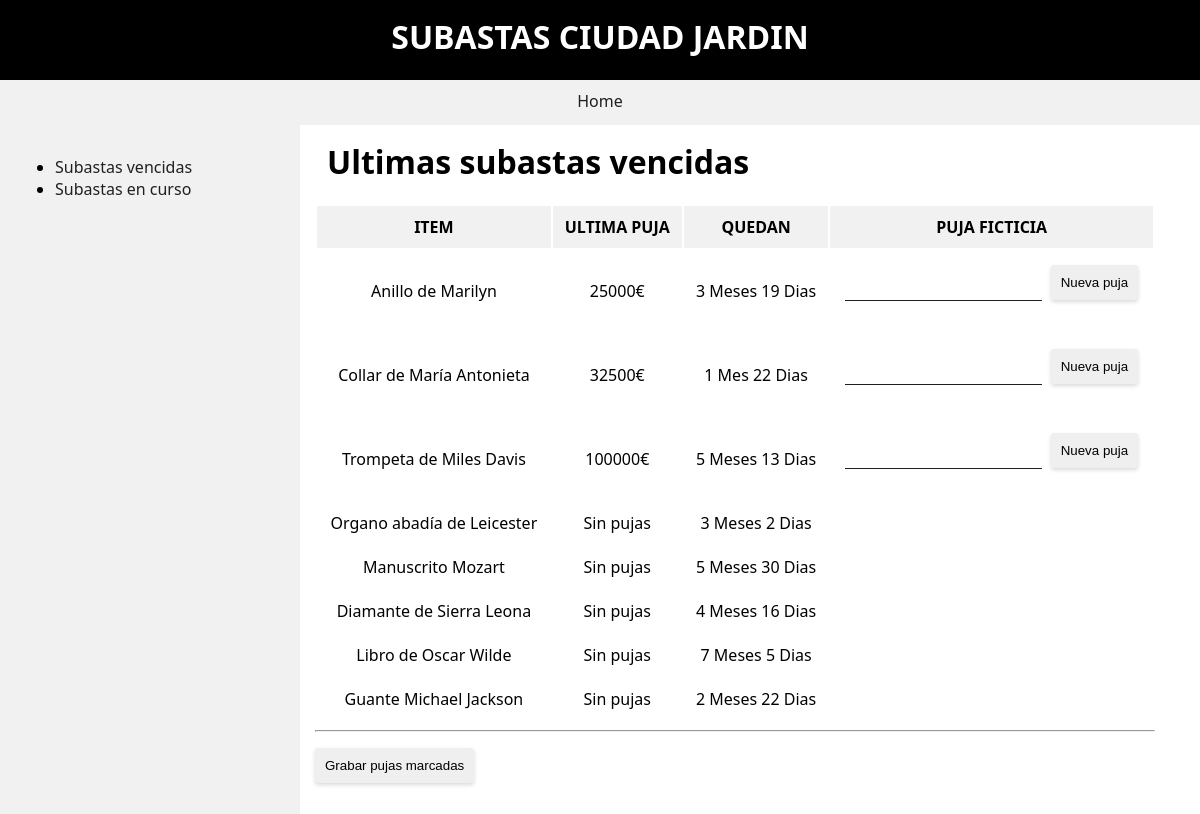
/php/_EXAMEN_/subastas_vigentes.php, run on the app's committed database.
### tables this page shows
CREATE TABLE `items` (
  `id` int(11) NOT NULL,
  `id_cat` int(11) NOT NULL,
  `id_user` int(11) NOT NULL,
  `nombre` varchar(50) NOT NULL,
  `preciopartida` float NOT NULL,
  `descripcion` varchar(200) NOT NULL,
  `fechafin` datetime NOT NULL
);

CREATE TABLE `pujas` (
  `id` int(11) NOT NULL,
  `id_item` int(11) NOT NULL,
  `id_user` int(11) NOT NULL,
  `cantidad` float NOT NULL,
  `fecha` date DEFAULT NULL
);

### php/_EXAMEN_/bd/bd.php (called while the page is built, shortened)
<?php require_once "config.php";
function  getNotExpiredItems($conn)
{
    $items = [];
    $sql = "select * from items where TIMESTAMPDIFF(SECOND, fechafin, now()) > 1";
    $statement = $conn->prepare($sql);
    $prepared = true;
    $executed = $statement->execute();
    if ($prepared and $executed) {
        $result = $statement->get_result();
        while ($item = $result->fetch_assoc()) {
            $items[] = $item;
        }
    }
    return $items;
}
function getItemWinnerBid($conn, $item)
{
    $sql = "SELECT * FROM PUJAS WHERE id_item=? ORDER BY cantidad DESC ";
    $bids = false;
    $statement = $conn->prepare($sql);
    $prepared = $statement->bind_param("i", $item);
    $executed = $statement->execute();
    if ($prepared and $executed) {
        $result = $statement->get_result();
        if ($item = $result->fetch_assoc()) {
            $bids = $item;
        }
    }
    return $bids;
}

### php/_EXAMEN_/subastas_vigentes.php (the view, shortened to what this page needs)
<?php
    require_once "header.php";
    $items = getNotExpiredItems($conn);
?>
<h1>Ultimas subastas vencidas</h1>
<table>
    <tr>
        <th>ITEM</th>
        <th>ULTIMA PUJA</th>
        <th>QUEDAN</th>
        <th>PUJA FICTICIA</th>
    </tr>
    <?php
        foreach ($items as $item) {
            $lastBid = getItemWinnerBid($conn,$item['id']);
            $lastBidExists = ($lastBid !== false);
            if($lastBidExists)
                $lastBid = $lastBid['cantidad'].CURRENCY;
            else $lastBid = "Sin pujas";
            $today = new DateTime();
            $other = new DateTime($item['fechafin']);
            $diff = $today -> diff($other);
            $monthDiff = $diff -> m;
            $dayDiff =  $diff -> d;
            $diffText = "";
            if($monthDiff > 0)
                $diffText .= $monthDiff.(($monthDiff == 1) ? " Mes " : " Meses ");
            if($dayDiff > 0)
                $diffText .= $dayDiff.(($dayDiff == 1) ? " Dia " : " Dias ");
            echo  "<tr>";
            echo "<td>".$item['nombre']."</td>";
            echo "<td>".$lastBid."</td>";
            echo "<td>".$diffText."</td>";
            echo "<td>";
                if($lastBidExists){
                    echo "<form action='".$_SERVER['PHP_SELF']."' method='post'>";
                    if(isset($_SESSION['bids'][$item['id']]))
                        echo "<input type='text' name='bid' value='".$_SESSION['bids'][$item['id']]."'> &nbsp;";
                    else
                        echo "<input type='text' name='bid'> &nbsp;";
                    echo "<input type='submit' name='newBid' value='Nueva puja'>";
                    echo "</form>";
                }
            echo "</td>";
            echo "</tr>";
        }
    ?>
</table>
<hr>
<form action="<?=$_SERVER['PHP_SELF']?>" method="post">
<input type="submit" name='saveBids' value="Grabar pujas marcadas" >
</form>
<?php require_once "footer.php"; ?>

### php/_EXAMEN_/styles/master.css (style rules this page uses)
:root { --font : 'Segoe UI', Tahoma, Geneva, Verdana, sans-serif; --smooth-shadow : 0px 2px 4px rgba(0,0,0,.15); --lite-shadow: 0px 2px 4px rgba(0,0,0,.05); --error-color : #fa2000; --accent-color : dodgerblue; --white : #fff; --black : #000; --elegant-black : #202020; --shutdown-black : #404040; --lightgray : #f1f1f1; }
body { font-family: var(--font); margin: 0; }
#main h1 { margin-top: 0; margin-left: 12px; }
table { width: 100%; }
th { background: var(--lightgray); padding: 10px; }
td { padding: 10px; text-align: center; }
input[type='text'], input[type='password'] , input[type='number'] { padding: 10px; margin: 5px 0; box-sizing: border-box; border: none; border-bottom: 1px solid var(--elegant-black); transition: .25s; }
input[type='submit'] { cursor: pointer; padding: 10px; box-sizing: border-box; border: none; border-radius: 3px; box-shadow: var(--smooth-shadow); transition: .25s; }

### data on the page
items: nombre "Anillo de Marilyn", pujas.cantidad "25000€", fechafin "3 Meses 19 Dias"
items: nombre "Collar de María Antonieta", pujas.cantidad "32500€", fechafin "1 Mes 22 Dias"
items: nombre "Trompeta de Miles Davis", pujas.cantidad "100000€", fechafin "5 Meses 13 Dias"
items: nombre "Organo abadía de Leicester", lastBid "Sin pujas", fechafin "3 Meses 2 Dias"
items: nombre "Manuscrito Mozart", lastBid "Sin pujas", fechafin "5 Meses 30 Dias"
items: nombre "Diamante de Sierra Leona", lastBid "Sin pujas", fechafin "4 Meses 16 Dias"
items: nombre "Libro de Oscar Wilde", lastBid "Sin pujas", fechafin "7 Meses 5 Dias"
items: nombre "Guante Michael Jackson", lastBid "Sin pujas", fechafin "2 Meses 22 Dias"
